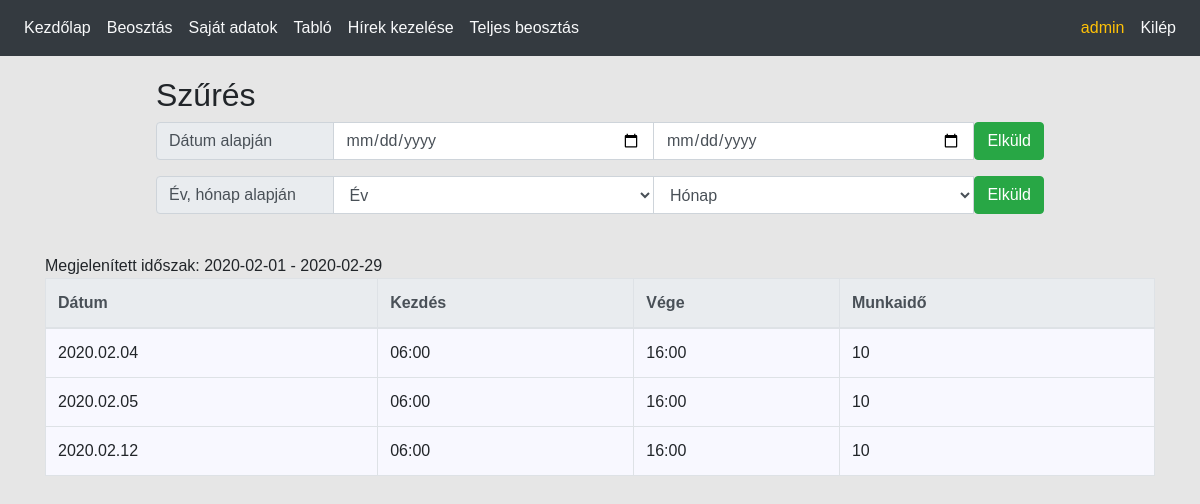
Page /own_time_table.php (signed in) on the committed database.
### tables this page shows
CREATE TABLE IF NOT EXISTS `time_table` (
  `id` int(11) NOT NULL AUTO_INCREMENT,
  `user_id` int(11) NOT NULL,
  `start_date` datetime NOT NULL,
  `end_date` datetime DEFAULT NULL,
  `paid_leave` tinyint(1) DEFAULT 0,
  `sick_leave` tinyint(1) DEFAULT 0,
  `update_at` datetime NOT NULL DEFAULT current_timestamp(),
  PRIMARY KEY (`id`),
  KEY `user_id` (`user_id`)
);

### own_time_table.php (the view, shortened to what this page needs)
<?php
require_once('config/init.php');
$userid = $_SESSION['userid'];
if (!empty($_POST['year']) && (!empty($_POST['month']))) {
    $year = $_POST['year'];
    $month = $_POST['month'];
    $start_date = $year . '-' . $month . '-01';
    $stop_date = getLastDay($start_date);
} else {
    if (!empty($_POST['start']) && (!empty($_POST['end']))) {
        $start_date = $_POST['start'];
        $stop_date = $_POST['end'];
    } else {
        $date_now = date('Y-m-d');
        $start_date = getFirsDay($date_now);
        $stop_date = getLastDay($date_now);
    }
}
$years = array();
$months = array();
$sql = 'SELECT start_date FROM time_table WHERE user_id = ' . $userid;
$res = $con->query($sql);
while ($row = $res->fetch_assoc()) {
    $datum = strtotime($row['start_date']);
    if (!in_array(date("Y", $datum), $years)) {
        $years[] = date("Y", $datum);
    }
    if (!in_array(date("m", $datum), $months)) {
        $months[] = date("m", $datum);
    }
}
sort($years);
sort($months);
$selector = '
    <form action="#" method="post">
    <div class="input-group mb-3">
            <div class="input-group-prepend">
                <label for="searchFirstName" class="input-group-text">Év, hónap alapján</label>
            </div>
    <select class="form-control" name="year">
    <option value="0">Év</option>';
foreach ($years as $value) {
    $selector .= '<option value="' . $value . '">' . $value . '</option>';
};
$selector .= '</select>
    <select class="form-control" name="month">
    <option value="0">Hónap</option>';
foreach ($months as $value) {
    $selector .= '<option value="' . $value . '">' . $value . '</option>';
};
$selector .= '</select> <input class="btn btn-success" type="submit" value="Elküld"></div></form></div>';
$sql = 'SELECT * FROM time_table WHERE user_id = ' . $userid . ' AND time_table.start_date > "' . $start_date . '" AND time_table.start_date < "' . increaseDateDay($stop_date, 1) . '" ORDER BY start_date ASC';
$res = $con->query($sql);
$content = '<table class="table table-bordered table-hover">'
        . '<thead class="thead-light">'
        . '<tr>'
        . '<th>Dátum</th>'
        . '<th>Kezdés</th>'
        . '<th>Vége</th>'
        . '<th>Munkaidő</th>'
        . '</tr>'
        . '</thead>';
while ($row = $res->fetch_assoc()) {
    $workshift_start = strtotime($row['start_date']);
    $workshift_end = strtotime($row['end_date']);
    $working_time = $workshift_end - $workshift_start;
    $paid_leave = $row['paid_leave'];
    $sick_leave = $row['sick_leave'];
    if ($paid_leave) {
        $content .= '<tr>'
                . '<td>' . date("Y.m.d", $workshift_start) . '</td>'
                . '<td>-</td>'
                . '<td>-</td>'
                . '<td>Fizetett szabadság</td>'
                . '</tr>';
    } else {
        if ($sick_leave) {
            $content .= '<tr>'
                    . '<td>' . date("Y.m.d", $workshift_start) . '</td>'
                    . '<td>-</td>'
                    . '<td>-</td>'
                    . '<td>Beteg szabadság</td>'
                    . '</tr>';
        } else {
            $content .= '<tr>'
                    . '<td>' . date("Y.m.d", $workshift_start) . '</td>'
                    . '<td>' . date("H:i", $workshift_start) . '</td>'
                    . '<td title="' . date("Y.m.d", $workshift_end) . '">' . date("H:i", $workshift_end) . '</td>'
                    . '<td>' . (($working_time / 60) / 60) . '</td>'
                    . '</tr>';
        }
    }
}
$content .= '</table>';
echo '<div class="container">';
echo $selector;
echo '<span>Megjelenített időszak: ' . $start_date . ' - ' . $stop_date.'</span>';
echo $content;
echo '</div>';

### Style/style.css (style rules this page uses)
body { margin: 0; padding: 0; box-sizing: border-box; font-family: sans-serif; background-color: rgb(230,230,230); }
.table { background-color: ghostwhite; }
.input-group-prepend { width: 20%; }
.input-group-prepend label { width: 100%; overflow: hidden; }
.form-box { width: 80%; margin: auto; margin-bottom: 40px; }
.container { margin-top: 20px; }

### rows in the picture
time_table: start_date "2020.02.04", start_date "06:00", end_date "16:00", ($working_time / 60) / 60 "10"
time_table: start_date "2020.02.05", start_date "06:00", end_date "16:00", ($working_time / 60) / 60 "10"
time_table: start_date "2020.02.12", start_date "06:00", end_date "16:00", ($working_time / 60) / 60 "10"

### other values in the picture
$menu "Kezdőlap"
$_SESSION['username'] "admin"
$start_date "2020-02-01"
$stop_date "2020-02-29"
